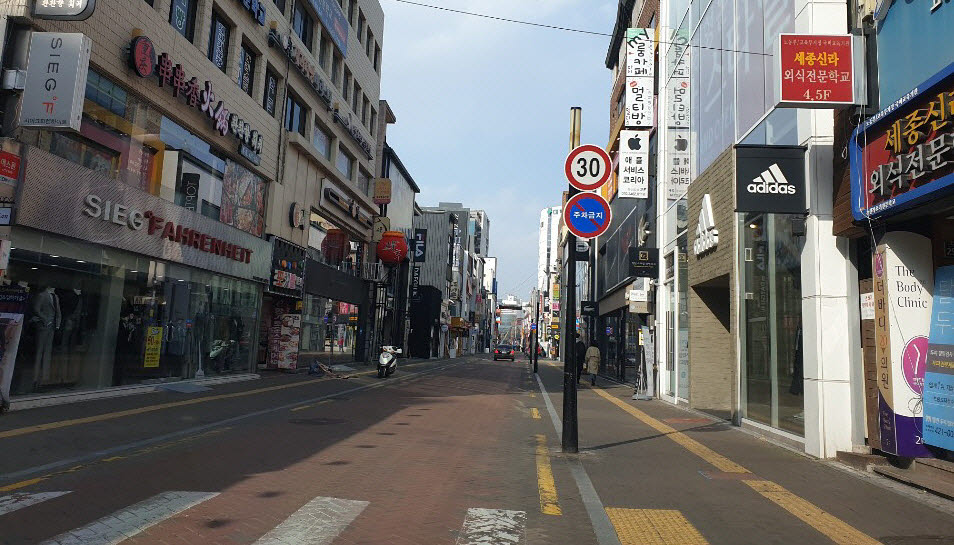
#> input picture data/image02.jpeg, 954 x 545 px, found by its file name
$ jupyter execute 'histogram_equalization, adaptive_threshold.ipynb'
#> lines starting #> are read from the running program, lines starting #| are printed output that depends on the picture; after the words box and inside, x2 and y2 are one past the last pixel; in counts of white or black regions, pixels touching at a corner belong together
[cell 1]
import cv2
import numpy as np
import matplotlib.pyplot as plt

ori_image = cv2.imread("./data/image02.jpeg")
#> ori_image is the input picture: shape (545, 954, 3); mean B, G, R 102.7, 103.4, 105.1
ori_image = cv2.cvtColor(ori_image, cv2.COLOR_BGR2RGB)

grayscale_image = cv2.cvtColor(ori_image, cv2.COLOR_RGB2GRAY)
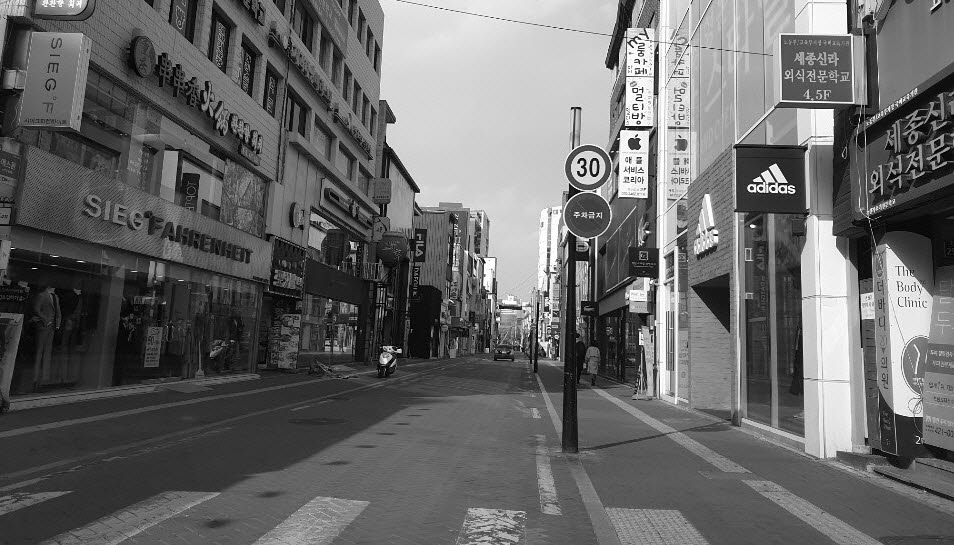
#> grayscale_image: shape (545, 954); min 0, max 255, mean 103.8

histogram equalization

[cell 2]
he_image = cv2.equalizeHist(grayscale_image)
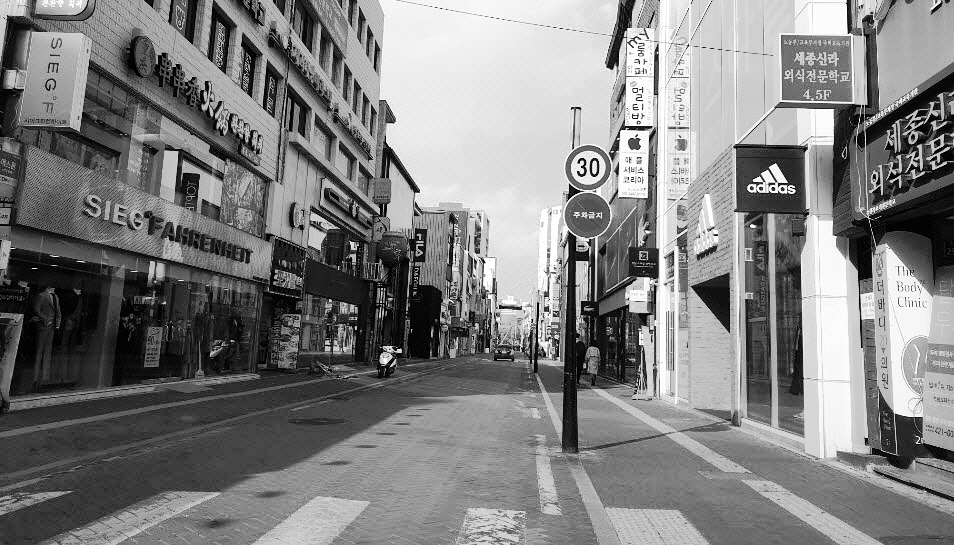
#> he_image: shape (545, 954); min 0, max 255, mean 128.2

plt.imshow(he_image, 'gray')
plt.title('he_image')
plt.show()

adaptive threshold

[cell 3]
at_image = cv2.adaptiveThreshold(grayscale_image, 255, cv2.ADAPTIVE_THRESH_MEAN_C, cv2.THRESH_BINARY, 11, 2)
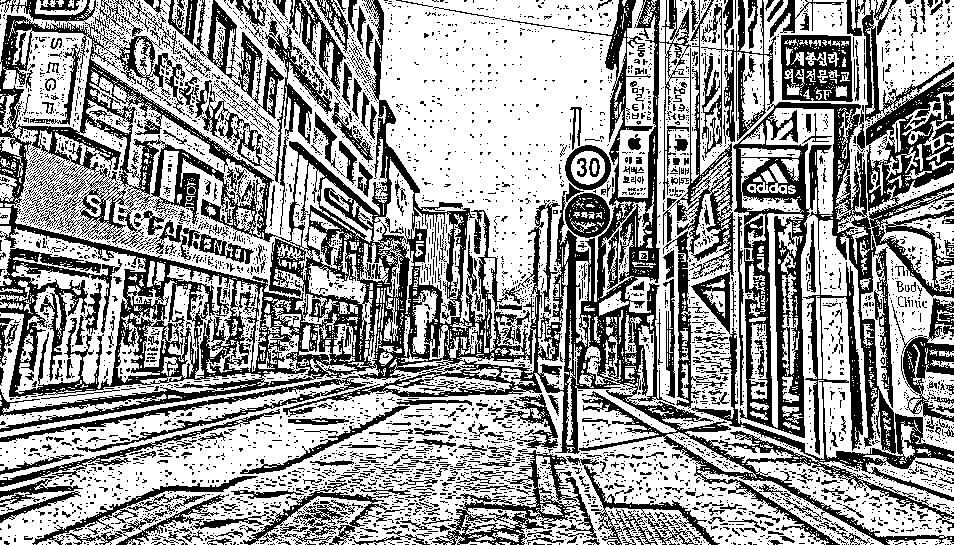
#> at_image: shape (545, 954); 61% white; 4767 black regions (4328 under 20 px), largest, box (x1, y1, x2, y2) and area: (0, 0, 954, 545) 93269, (724, 0, 954, 454) 28551, (432, 450, 597, 545) 3663

plt.imshow(at_image, 'gray')
plt.title('at_image')
plt.show()
